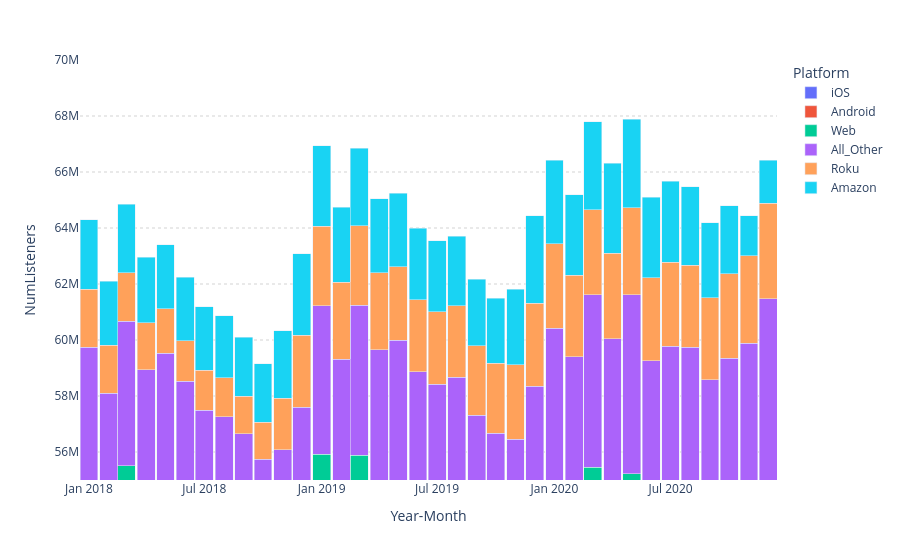

Notebook cell for this chart:
### Code cell
fig.update_yaxes(
    range=[55_000_000, 70_000_000]
)

fig.show()
